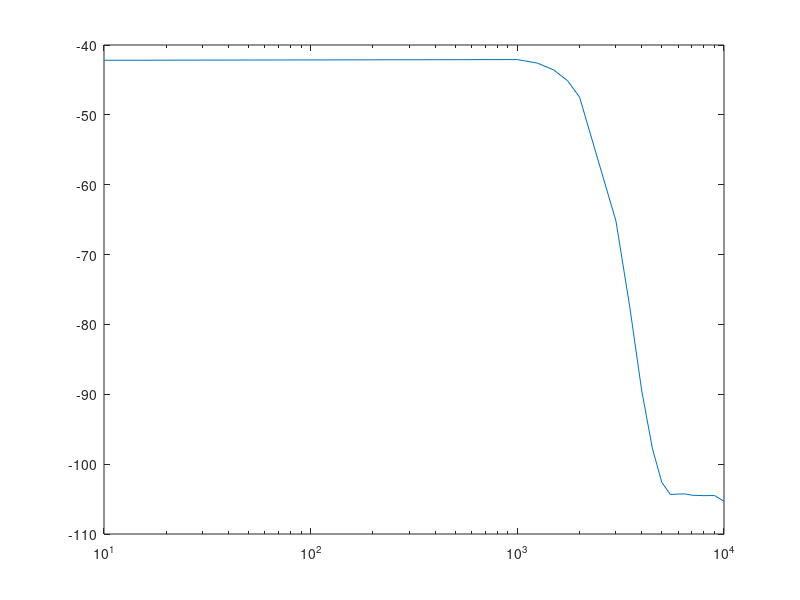
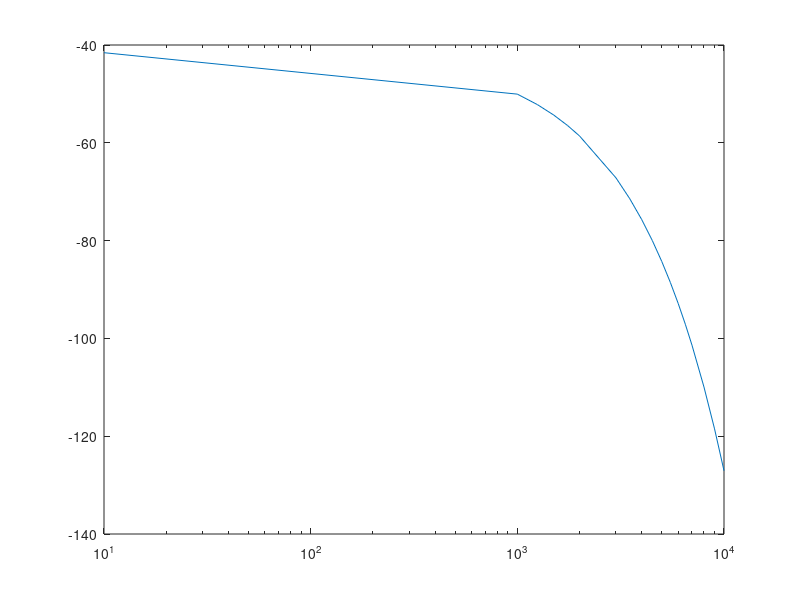
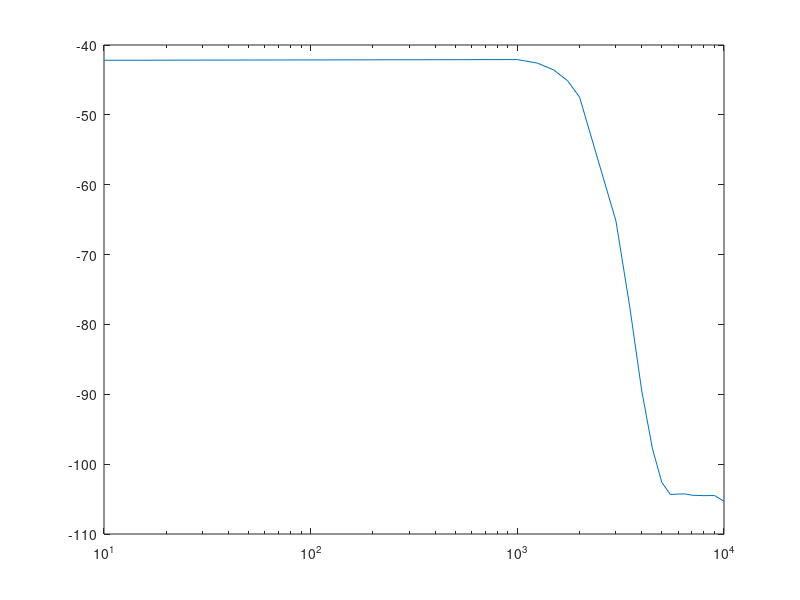

The MATLAB script that drew these images, in order:
%Amplitudengang des Tiefpassfilters

   %Messwerte
   f=[10 1000 1250 1500 1750 2000 3000 3500 4000 4500 5000 5500 6000 6500 7000 8000 9000 10000];
   H=[2.1837 2.1948 2.1402 2.0376 1.8867 1.6775 0.6915 0.3736 0.2048 0.1360 0.1065 0.0976 0.0979 0.0980 0.0971 0.0968 0.0969 0.0930]./18;
   
   %plotten des Amplitudenganges
   Amp= 20*log(H);
   semilogx(f,Amp)
   
   %Regression des Amplitudengangs
   yp = polyfit(f,Amp,1);
   figure(2)
   semilogx(f,polyval(yp,f));
   
   
   %interpolation des Amplitudenganges
   yp2 = spline(f,Amp);
   figure(3)
   semilogx(f,ppval(yp2,f));